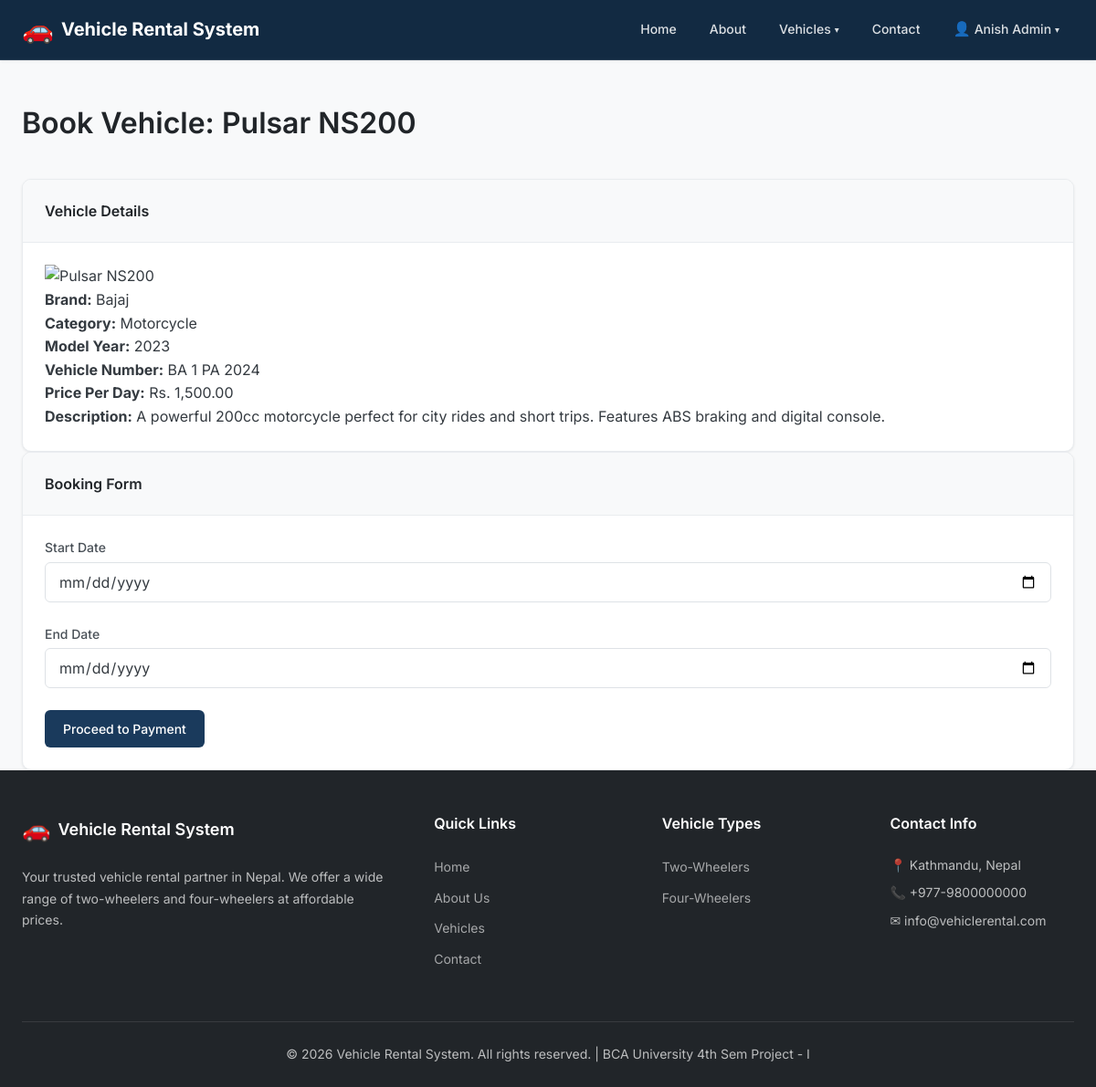
Screenshot of /booking.php?id=1 (signed in) with the database file from the repository.
### tables this page shows
CREATE TABLE IF NOT EXISTS vehicles (
    id INT AUTO_INCREMENT PRIMARY KEY,
    category_id INT NOT NULL,
    name VARCHAR(150) NOT NULL,
    vehicle_number VARCHAR(30) NOT NULL UNIQUE,
    brand VARCHAR(100) NOT NULL,
    model_year INT NOT NULL,
    price_per_day DECIMAL(10, 2) NOT NULL,
    description TEXT,
    image VARCHAR(255) DEFAULT NULL,
    status ENUM('available', 'rented', 'maintenance', 'unavailable') NOT NULL DEFAULT 'available',
    created_at DATETIME NOT NULL DEFAULT CURRENT_TIMESTAMP,
    updated_at DATETIME NOT NULL DEFAULT CURRENT_TIMESTAMP ON UPDATE CURRENT_TIMESTAMP,
    INDEX idx_vehicles_category (category_id),
    INDEX idx_vehicles_status (status),
    INDEX idx_vehicles_number (vehicle_number),
    CONSTRAINT fk_vehicles_category
        FOREIGN KEY (category_id) REFERENCES categories(id)
        ON DELETE RESTRICT ON UPDATE CASCADE
);

CREATE TABLE IF NOT EXISTS categories (
    id INT AUTO_INCREMENT PRIMARY KEY,
    name VARCHAR(100) NOT NULL UNIQUE,
    slug VARCHAR(100) NOT NULL UNIQUE,
    description TEXT,
    type ENUM('two-wheeler', 'four-wheeler') NOT NULL,
    created_at DATETIME NOT NULL DEFAULT CURRENT_TIMESTAMP,
    INDEX idx_categories_type (type),
    INDEX idx_categories_slug (slug)
);

### includes/functions.php (called while the page is built, shortened)
<?php
function sanitize($str) {
    return htmlspecialchars($str, ENT_QUOTES, 'UTF-8');
}
function formatCurrency($amount) {
    return 'Rs. ' . number_format((float)$amount, 2);
}
function getVehicleImage($image) {
    return SITE_URL . '/images/no-vehicle.png';
}

### booking.php (the view, shortened to what this page needs)
<?php
require_once 'includes/db.php';
require_once 'includes/functions.php';
$vehicle_id = isset($_GET['id']) ? (int)$_GET['id'] : 0;
$stmt = $conn->prepare("SELECT v.*, c.name as category_name FROM vehicles v LEFT JOIN categories c ON v.category_id = c.id WHERE v.id = ? AND v.status = 'available'");
$stmt->bind_param("i", $vehicle_id);
$stmt->execute();
$vehicle = $stmt->get_result()->fetch_assoc();
require_once 'includes/header.php';
?>
<div class="container my-5">
    <div class="page-header">
        <h1>Book Vehicle: <?php echo sanitize($vehicle['name']); ?></h1>
    </div>
    <div class="row">
        <div class="col-md-6">
            <div class="card mb-4">
                <div class="card-header">
                    <h4>Vehicle Details</h4>
                </div>
                <div class="card-body">
                    <?php if ($vehicle['image']): ?>
                        <img src="<?php echo getVehicleImage($vehicle['image']); ?>" alt="<?php echo sanitize($vehicle['name']); ?>" class="img-fluid rounded mb-3" style="max-height:300px; width:100%; object-fit:cover;">
                    <?php endif; ?>
                    <p><strong>Brand:</strong> <?php echo sanitize($vehicle['brand']); ?></p>
                    <p><strong>Category:</strong> <?php echo sanitize($vehicle['category_name']); ?></p>
                    <p><strong>Model Year:</strong> <?php echo sanitize($vehicle['model_year']); ?></p>
                    <p><strong>Vehicle Number:</strong> <?php echo sanitize($vehicle['vehicle_number']); ?></p>
                    <p><strong>Price Per Day:</strong> <?php echo formatCurrency($vehicle['price_per_day']); ?></p>
                    <p><strong>Description:</strong> <?php echo nl2br(sanitize($vehicle['description'])); ?></p>
                </div>
            </div>
        </div>
        <div class="col-md-6">
            <div class="card">
                <div class="card-header">
                    <h4>Booking Form</h4>
                </div>
                <div class="card-body">
                    <form action="booking.php?id=<?php echo $vehicle['id']; ?>" method="POST" id="bookingForm">
                        <div class="form-group mb-3">
                            <label for="start_date" class="form-label">Start Date</label>
                            <input type="date" name="start_date" id="start_date" class="form-control" required min="<?php echo date('Y-m-d'); ?>">
                        </div>
                        <div class="form-group mb-3">
                            <label for="end_date" class="form-label">End Date</label>
                            <input type="date" name="end_date" id="end_date" class="form-control" required min="<?php echo date('Y-m-d', strtotime('+1 day')); ?>">
                        </div>
                        <button type="submit" class="btn btn-primary w-100">Proceed to Payment</button>
                    </form>
                </div>
            </div>
        </div>
    </div>
</div>
<?php require_once 'includes/footer.php'; ?>

### css/style.css (style rules this page uses)
:root { --primary: #1a3a5c; --primary-dark: #122a42; --primary-light: #2a5a8c; --primary-hover: #1e4470; --accent: #e8a735; --accent-dark: #c88e20; --white: #ffffff; --gray-50: #f8f9fa; --gray-100: #f1f3f5; --gray-200: #e9ecef; --gray-300: #dee2e6; --gray-400: #ced4da; --gray-500: #adb5bd; --gray-600: #6c757d; --gray-700: #495057; --gray-800: #343a40; --gray-900: #212529; --success: #28a745; --success-light: #d4edda; --danger: #dc3545; --danger-light: #f8d7da; --warning: #ffc107; --warning-light: #fff3cd; --info: #17a2b8; --info-light: #d1ecf1; --font-family: 'Inter', -apple-system, BlinkMacSystemFont, 'Segoe UI', sans-serif; --font-size-sm: 0.875rem; --font-size-base: 1rem; --font-size-lg: 1.125rem; --font-size-xl: 1.25rem; --font-size-2xl: 1.5rem; --font-size-3xl: 2rem; --spacing-xs: 0.25rem; --spacing-sm: 0.5rem; --spacing-md: 1rem; --spacing-lg: 1.5rem; --spacing-xl: 2rem; --spacing-2xl: 3rem; --max-width: 1200px; --border-radius: 6px; --border-radius-lg: 10px; --shadow-sm: 0 1px 3px rgba(0, 0, 0, 0.08); --shadow: 0 2px 8px rgba(0, 0, 0, 0.1); --shadow-lg: 0 4px 16px rgba(0, 0, 0, 0.12); --transition: all 0.2s ease; }
*, *::before, *::after { margin: 0; padding: 0; box-sizing: border-box; }
html { scroll-behavior: smooth; }
body { font-family: var(--font-family); font-size: var(--font-size-base); line-height: 1.6; color: var(--gray-800); background-color: var(--gray-50); min-height: 100vh; display: flex; flex-direction: column; }
img { max-width: 100%; height: auto; }
h1, h2, h3, h4, h5, h6 { font-weight: 600; line-height: 1.3; color: var(--gray-900); }
.container { max-width: var(--max-width); margin: 0 auto; padding: 0 var(--spacing-lg); }
.btn { display: inline-block; padding: 10px 20px; font-family: var(--font-family); font-size: var(--font-size-sm); font-weight: 500; text-align: center; border: none; border-radius: var(--border-radius); cursor: pointer; transition: var(--transition); line-height: 1.5; text-decoration: none; }
.btn-primary { background: var(--primary); color: var(--white); }
.card { background: var(--white); border: 1px solid var(--gray-200); border-radius: var(--border-radius-lg); box-shadow: var(--shadow-sm); overflow: hidden; transition: var(--transition); }
.card-header { padding: var(--spacing-lg); border-bottom: 1px solid var(--gray-200); background: var(--gray-50); font-weight: 600; }
.card-body { padding: var(--spacing-lg); }
.form-group { margin-bottom: var(--spacing-lg); }
.form-label { display: block; margin-bottom: var(--spacing-xs); font-weight: 500; color: var(--gray-700); font-size: var(--font-size-sm); }
.form-control { width: 100%; padding: 10px 14px; font-family: var(--font-family); font-size: var(--font-size-base); color: var(--gray-800); background: var(--white); border: 1px solid var(--gray-300); border-radius: var(--border-radius); transition: var(--transition); }
.page-header { padding: var(--spacing-2xl) 0 var(--spacing-xl); }
.page-header h1 { font-size: var(--font-size-3xl); margin-bottom: var(--spacing-sm); }

### rows the page displays
vehicles: name "Pulsar NS200", brand "Bajaj", category.name "Motorcycle", model_year "2023", vehicle_number "BA 1 PA 2024", price_per_day "Rs. 1,500.00", description "A powerful 200cc motorcycle perfect for city rides and short trips. Features ABS braking and digital console."

### other values shown
SITE_NAME "Vehicle Rental System"
$_SESSION['user_name'] "Anish Admin"
